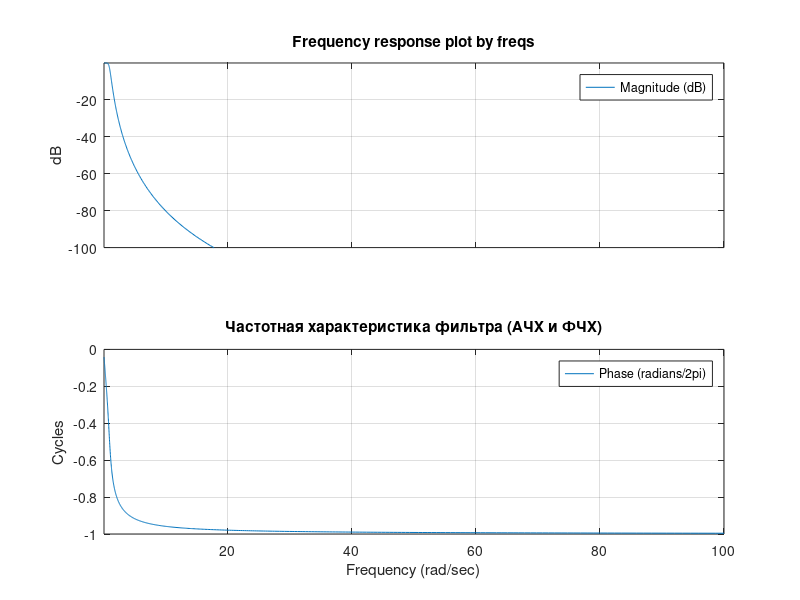
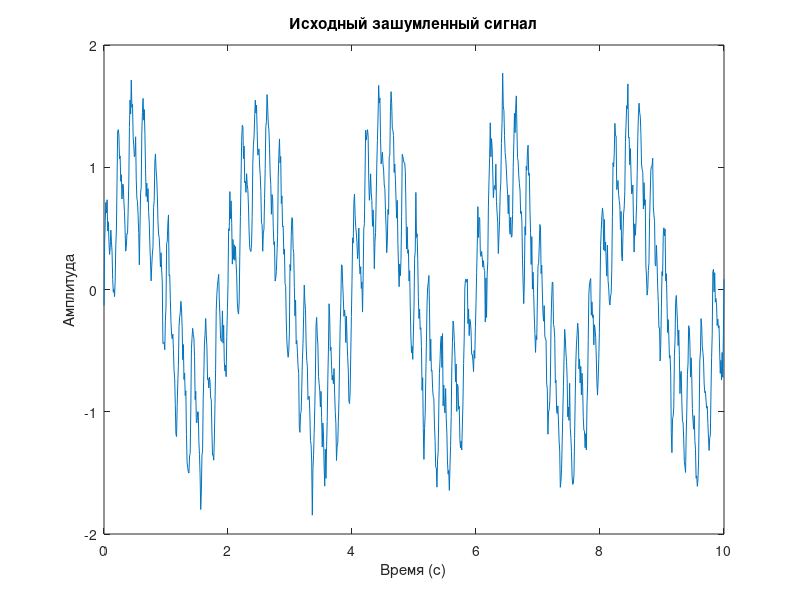

Here is the MATLAB script that generated these plots, in order: (Note: this script raises an error after producing the figures.)
% Лабораторная работа №6: Фильтрация аналоговых сигналов в пространстве состояний

pkg load signal; % Загрузка пакета для работы с сигналами

% 1. Разработка аналогового фильтра
order = 4;  % порядок фильтра
wc = 1;     % частота среза (рад/с)
[z, p, k] = buttap(order); % Аналоговый прототип Баттерворта
[num, den] = zp2tf(z, p, k); % Преобразование в полиномы (передаточная функция)

% Масштабирование для частоты среза wc
den = den .* wc.^(length(den) - 1:-1:0); % Масштабируем коэффициенты знаменателя
num = num .* wc.^(length(num) - 1:-1:0); % Масштабируем коэффициенты числителя

[A, B, C, D] = tf2ss(num, den); % Преобразование в пространство состояний

% Построение АЧХ и ФЧХ
w = logspace(-1, 2, 500); % Логарифмическое распределение частот
freqs(num, den, w); % Частотная характеристика фильтра
title('Частотная характеристика фильтра (АЧХ и ФЧХ)');

% 2. Генерация аналогового зашумленного сигнала
fs = 100; % частота дискретизации (Гц)
t = 0:1/fs:10; % временная шкала (с)
signal = sin(2*pi*0.5*t) + 0.5*sin(2*pi*5*t) + 0.2*sin(2*pi*10*t); % Исходный сигнал
noise = 0.1 * randn(size(t)); % Белый шум
noisy_signal = signal + noise; % Зашумленный сигнал

% Спектр исходного сигнала
figure;
plot(t, noisy_signal);
title('Исходный зашумленный сигнал');
xlabel('Время (с)');
ylabel('Амплитуда');

% 3. Решение дифференциальных уравнений
% Определение правой части системы дифференциальных уравнений
rhs = @(t, x) A*x + B*interp1(t, noisy_signal, t, 'linear', 0); % Правая часть СДУ

% Решение СДУ
x0 = zeros(size(A, 1), 1); % Начальное условие
[t_sol, x_sol] = ode45(rhs, t, x0); % Решение СДУ
filtered_signal = C*x_sol' + D*interp1(t, noisy_signal, t, 'linear', 0); % Выходной сигнал

% 4. Построение графиков
% АЧХ и спектр сигнала
figure;
freqz(num, den, 1024, fs); % АЧХ фильтра
title('АЧХ фильтра');

% Исходный и отфильтрованный сигналы
figure;
plot(t, noisy_signal, 'r', t, filtered_signal, 'b');
legend('Исходный сигнал', 'Отфильтрованный сигнал');
title('Сравнение исходного и отфильтрованного сигналов');
xlabel('Время (с)');
ylabel('Амплитуда');

% Вывод
disp('Фильтрация выполнена успешно. Проверьте графики для анализа достоверности.');

